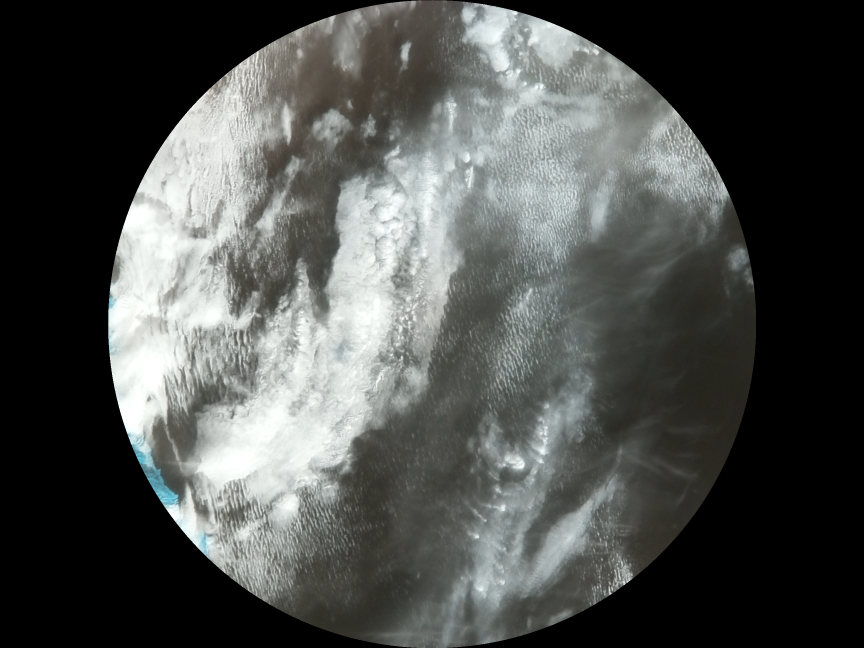
#> input picture data/265.png, 2592 x 1944 px, given in place of 57.png, which was not available (shown at 1/3 size)
$ python compress.py
#> lines starting #> are read from the running program, lines starting #| are printed output that depends on the picture
from PIL import Image

# Images have to be made smaller otherwise frame interpolation exceeds memory allocation

def crop(i):
#> called with i = 57
    img = Image.open('./data/{}.png'.format(i))
#> img is the input picture: PIL image 2592x1944 RGBA; mean R, G, B, A 77.1, 79.4, 77.1, 255
    basewidth = 300
    wpercent = (basewidth/float(img.size[0]))
#> wpercent = 0.116
    hsize = int((float(img.size[1])*float(wpercent)))
#> hsize = 225
    img = img.resize((basewidth,hsize), Image.Resampling.LANCZOS)
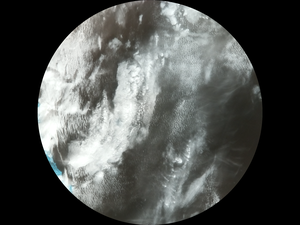
#> img: PIL image 300x225 RGBA; mean R, G, B, A 77.1, 79.4, 77.2, 255
    #w, h = img.size
    #img = img.crop((70, 32, w-70, h-32))
    #img.resize((160, 160))
    img.save('./data/resized/{}.png'.format(i))


for i in range(57, 91):
    crop(i)
#> pass 2 of the loop `for i in range(57, 91):`:
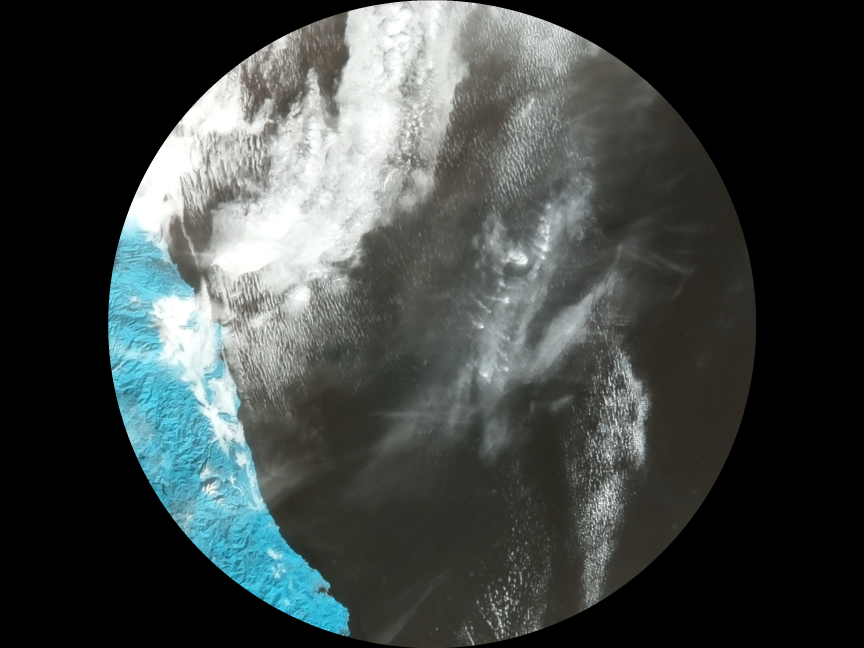
#> input picture data/266.png, 2592 x 1944 px, given in place of 58.png, which was not available (shown at 1/3 size)
#> in crop, img is the input picture: PIL image 2592x1944 RGBA; mean R, G, B, A 63.4, 69.4, 67.9, 255
#> in crop (call 2), `img = img.resize((basewidth,hsize), Image.Resampling.LANCZOS)`:
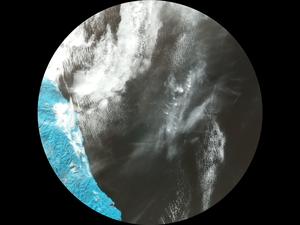
#> img: PIL image 300x225 RGBA; mean R, G, B, A 63.4, 69.5, 68, 255
#> (the run stopped early here; a loop or call above may not have finished)
